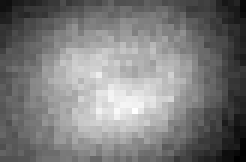
%> input picture exampleData/TIMEPOINT001_20130618_153706-9.tif, 41 x 27 px (shown 6 times larger)
$ octave --eval "result = spotFind3(imread('../exampleData/TIMEPOINT001_20130618_153706-9.tif'));"   (GNU Octave 9; MATLAB toolbox functions it lacks are replaced by stand-ins)
%> lines starting %> are read from the running program, lines starting %| are printed output that depends on the picture; in (x1, y1, x2, y2) boxes, pixels count from 0 and x2, y2 are one past the last pixel; in counts of white or black regions, pixels touching at a corner belong together; the program's own positions count from 1
### shae-miscTools/fileExchange/convnfft.m
% Original copyright (c) 2009, Bruno Luong
% All rights reserved.
% Modifications by Benjamin Bratton, 2012, see notes below.
function A = convnfft(A, B, shape, dims, options)
% CONVNFFT  FFT-BASED N-dimensional convolution.
%   C = CONVNFFT(A, B) performs the N-dimensional convolution of
%   matrices A and B. If nak = size(A,k) and nbk = size(B,k), then
%   size(C,k) = max([nak+nbk-1,nak,nbk]);
%
%   C = CONVNFFT(A, B, SHAPE) controls the size of the answer C:
%       'full'   - (default) returns the full N-D convolution
%       'same'   - returns the central part of the convolution that
%                  is the same size as A.
%       'valid'  - returns only the part of the result that can be
%                  computed without assuming zero-padded arrays.
%                  size(C,k) = max([nak-max(0,nbk-1)],0).
%
%   C = CONVNFFT(..., SHAPE, DIMS) with DIMS is vector of dimensions where
%       the convolution will be carried out. By default DIMS is
%       [1:max(ndims(A),ndims(B))] (all dimensions). A and B must have the
%       same lengths on other dimensions.
%   C = CONVNFFT(..., SHAPE, DIMS, GPU)
%       GPU is boolean flag, see next
%
%   C = CONVNFFT(..., SHAPE, DIMS, OPTIONS)
%
%   OPTIONS is structure with following optional fields
%       - 'GPU', boolean. If GPU is TRUE Jacket/GPU FFT engine will be used
%       By default GPU is FALSE.
%       - 'Power2Flag', boolean. If it is TRUE, use FFT with length rounded
%       to the next power-two. It is faster but requires more memory.
%       Default value is TRUE.
%       - 'KernelFourier', boolean. If it is TRUE, the kernel is already in
%       the fourier domain.
%
% Class support for inputs A,B:
% float: double, single
%
% METHOD: CONVNFFT uses Fourier transform (FT) convolution theorem, i.e.
%         FT of the convolution is equal to the product of the FTs of the
%         input functions.
%         In 1-D, the complexity is O((na+nb)*log(na+nb)), where na/nb are
%         respectively the lengths of A and B.
%
% Usage recommendation:
%         In 1D, this function is faster than CONV for nA, nB > 1000.
%         In 2D, this function is faster than CONV2 for nA, nB > 20.
%         In 3D, this function is faster than CONVN for nA, nB > 5.
%
% See also conv, conv2, convn.
%
%   Author: Bruno Luong <brunoluong@yahoo.com>
%   History:
%       Original: 21-Jun-2009
%       23-Jun-2009: correct bug when ndims(A)<ndims(B)
%       02-Sep-2009: GPU/JACKET option
%       04-Sep-2009: options structure
%       16-Sep-2009: inplace product
%       16-Aug-2012: BPB: without calls to inplaceprod for use without calling C code
%       17-Aug-2012: BPB: options parameters includes k space kernel

if nargin<3 || isempty(shape)
    shape = 'full';
end

if nargin<5 || isempty(options)
    options = struct();
elseif ~isstruct(options) % GPU options
    options = struct('GPU', options);
end

nd = max(ndims(A),ndims(B));
% work on all dimensions by default
if nargin<4 || isempty(dims)
    dims = 1:nd;
end
dims = reshape(dims, 1, []); % row (needed for for-loop index)

% GPU enable flag
GPU = getoption(options, 'GPU', false);
% Check if Jacket is installed
GPU = GPU && ~isempty(which('ginfo'));

% fourier transform of the kernel is saved and reused
kSpaceKernel = getoption(options,'FourierKernel',false);

% IFUN function will be used later to truncate the result
% M and N are respectively the length of A and B in some dimension
switch lower(shape)
    % full size
    case 'full',
        ifun = @(m,n) 1:m+n-1;
    % same as input
    case 'same',
        ifun = @(m,n) ceil((n-1)/2)+(1:m);
    % only valid
    case 'valid',
        ifun = @(m,n) n:m;
    otherwise
        error('convnfft: unknown shape %s', shape);
end


classA = class(A);
classB = class(B);


if not(kSpaceKernel);
    ABreal = isreal(A) && isreal(B);
else
    ABreal = isreal(A);
    % warn if real-ness of kernel is ignored
    if and(ABreal,isreal(B))
        warning('convnfft:realnessOfKernel',...
            ['Treating inputs as real even though the k space kernel is real',...
            ' and therefore the real space kernel complex'])
    end
end

% Special case, empty convolution, try to follow MATLAB CONVN convention
if any(size(A)==0) || any(size(B)==0)
    szA = zeros(1,nd); szA(1:ndims(A))=size(A);
    szB = zeros(1,nd); szB(1:ndims(B))=size(B);
    % Matlab wants these:
    szA = max(szA,1); szB = max(szB,1);
    szC = szA;
    for dim=dims
        szC(dim) = length(ifun(szA(dim),szB(dim)));
    end
    A = zeros(szC,classA); % empty -> return zeros
    return
end

power2flag = getoption(options, 'Power2Flag', true);
if power2flag
    % faster FFT if the dimension is power of 2
    lfftfun = @(l) 2^nextpow2(l);
else
    % slower, but smaller temporary arrays
    lfftfun = @(l) l;
end

if GPU % GPU/Jacket FFT
    if kSpaceKernel
        error('convnfft:invalidCombination','k space kernels and GPU support cannot be used at the same time');
    end

    if strcmp(classA,'single')
        A = gsingle(A);
    else
        A = gdouble(A);
    end
    if strcmp(classB,'single')
        B = gsingle(B);
    else
        B = gdouble(B);
    end
    % Do the FFT
    subs(1:ndims(A)) = {':'};
    for dim=dims
        % compute the FFT length
        if kSpaceKernel % if the kernel is in kspace, use its size
            l = size(B,dim);
        else
            m = size(A,dim);
            n = size(B,dim);
            l = lfftfun(m+n-1);
        end
        % We need to swap dimensions because GPU FFT works along the
        % first dimension
        if dim~=1 % do the work when only required
            swap = 1:nd;
            swap([1 dim]) = swap([dim 1]);
            A = permute(A, swap);
            B = permute(B, swap);
        end
        A = fft(A,l);
        B = fft(B,l);
        subs{dim} = ifun(m,n);
    end
else % Matlab FFT
    % Do the FFT
    subs(1:ndims(A)) = {':'};
    for dim=dims
        % compute the FFT length
        if kSpaceKernel
            m = size(A,dim);
            l = size(B,dim);
            n = l-m+1;
        else
            m = size(A,dim);
            n = size(B,dim);
            l = lfftfun(m+n-1);

        end
        % fft of input image
        A = fft(A,l,dim);
        % fft of convolution kernel
        if not(kSpaceKernel)
            B = fft(B,l,dim);
        end
        subs{dim} = ifun(m,n);

    end
end

if GPU
    A = A.*B;
    clear B
else
    % in place product using builtin matlab code
    A=A.*B;
end

% Back to the non-Fourier space
if GPU % GPU/Jacket FFT
    for dim=dims(end:-1:1) % reverse loop
        A = ifft(A,[]);
        % Swap back the dimensions
        if dim~=1 % do the work when only required
            swap = 1:nd;
            swap([1 dim]) = swap([dim 1]);
            A = permute(A, swap);
        end
    end
else % Matlab IFFT
    A = ifftn(A);
end

% Truncate the results
if ABreal
    % Make sure the result is real
    A = real(A(subs{:}));
else
    A = A(subs{:});
end

% GPU/Jacket
if GPU
    % Cast the type back
    if strcmp(class(A),'gsingle')
        A = single(A);
    else
        A = double(A);
    end
end

end % convnfft


%% Get defaut option
function value = getoption(options, name, defaultvalue)
% function value = getoption(options, name, defaultvalue)
    value = defaultvalue;
    fields = fieldnames(options);
    found = strcmpi(name,fields);
    if any(found)
        i = find(found,1,'first');
        if ~isempty(options.(fields{i}))
            value = options.(fields{i});
        end
    end
end

### shae-miscTools/normalizeRange.m
function V=normalizeRange(X)
%The function takes a scalar or nd matrix X and normalize the matrix to a
%minimum of 0 and a maximum of 1. If all the values in the matrix are the
%same, they are all replaced with ones.

L=numel(X);
XX=reshape(X,1,L);
if max(XX)==min(XX)
    V=ones(size(X));
else
V=(X-min(XX))/(max(XX)-min(XX));
end

### shae-miscTools/imageUtilities/hessianMatrix.m
function [H,D]=hessianMatrix(A,h)
% function computes the hessian matrix of A at all points answer is output
% as a cell array. Also computes the divergence,D. input matrix A can be
% either 2 or 3D, h is the smoothing distance over which to take descrete
% differences. The outputs are in the form of cell arrays.

if nargin==1
    h=1;
end
if ndims(A)==3
[Ay,Ax,Az]=gradient(A,h);
[Axy,Axx,Axz]=gradient(Ax,h);
[Ayy,Ayx,Ayz]=gradient(Ay,h);
[Azy,Azx,Azz]=gradient(Az,h);

H{1,1}=Axx; H{1,2}=Ayx; H{1,3}=Azx;
H{2,1}=Axy; H{2,2}=Ayy; H{2,3}=Azy;
H{3,1}=Axz; H{3,2}=Ayz; H{3,3}=Azz;

D{1,1}=Ax; D{1,2}=Ay; D{1,3}=Az;

elseif ndims(A)==2
[Ay,Ax]=gradient(A,h);
[Axy,Axx]=gradient(Ax,h);
[Ayy,Ayx]=gradient(Ay,h);


H{1,1}=Axx; H{1,2}=Ayx;
H{2,1}=Axy; H{2,2}=Ayy;

D{1,1}=Ax; D{1,2}=Ay;
end

### shae-miscTools/imageUtilities/hessianEig.m
function [ Heig ,HeigVec ] = hessianEig( H ,Hmask)

%UNTITLED Summary of this function goes here
%   Calculates eigenvalues of the hessian matrix H

if nargin==1
    Hmask=true(size(H{1,1}));
else
    Hmask=Hmask>0;
end
Hsize=size(H{1,1});
Hind=find(Hmask);
if numel(Hsize)==3
  %  [Hmaskx,Hmasky,Hmaskz]=ind2sub(Hsize,Hind);

    Hlin=cellfun(@(x) reshape(x,1,1,[]),H,'UniformOutput',false);
    Hlin=cell2mat(Hlin);
    Heig=zeros(Hsize(1),Hsize(2),Hsize(3),3);
    [V,D]=eig3D(Hlin(:,:,Hind));


%            Heig(:,:,:,1)=reshape(D(1,1,:),Hsize);
%            Heig(:,:,:,2)=reshape(D(1,2,:),Hsize);
%            Heig(:,:,:,3)=reshape(D(1,3,:),Hsize);
for i=1:3
    htemp=zeros(Hsize);
    htemp(Hmask)=D(1,i,:);
    Heig(:,:,:,i)=htemp;
    if nargout==2
    for j=1:3

           HeigVec{i,j}=reshape(V(i,j,:),Hsize);
    end
    end

end


elseif numel(Hsize)==2
        [Hmaskx,Hmasky]=ind2sub(Hsize,Hind);

    Hlin=cellfun(@(x) reshape(x,1,1,[]),H,'UniformOutput',false);
    Hlin=cell2mat(Hlin);
    Heig=zeros(Hsize(1),Hsize(2),2);


            [V,D]=eig2D(Hlin(:,:,Hind));


for i=1:2
    htemp=zeros(Hsize);
    htemp(Hmask)=D(1,i,:);
    Heig(:,:,i)=htemp;
    if nargout==2
    for j=1:2

           HeigVec{i,j}=reshape(V(i,j,:),Hsize);
    end
    end

end

end

if nargout==2


end


end

function [vec,v]=eig2D(A)
%finds eigenvectors and eigen values of large set of 2x2 matricies, in put
%A is a 2x2xn matrix, output is v, a 1x2xn matrix of eigenvalues in
%descending order, vec is a 2x2xn matrix with corresponding eigenvectors.
a=A(1,1,:);b=A(1,2,:);c=A(2,1,:);d=A(2,2,:);
vec=zeros(2,2,size(A,3));
T=a+d;D=a.*d-b.*c;
desc=sqrt(T.^2-4*(D));
v=[(T+desc)/2,(T-desc)/2];
vec(:,1,:)=bsxfun(@rdivide,[ones(size(b)),-b./(a-v(1,1,:))],(1+(b./(a-v(1,1,:))).^2).^.5);
vec(:,2,:)=bsxfun(@rdivide,[ones(size(b)),-b./(a-v(1,2,:))],(1+(b./(a-v(1,2,:))).^2).^.5);
end

% [54 lines left out: function eig3D, not called in this run]

### CellShapeDetector/spotFind3.m
function fe=spotFind3(Fin)
%finds spots on the unwrap cell contour. The output is the unwrap
%replicated 3x. The segmentation uses first performs a bandpass filter and
%then finds spots using 2 thresholds, 1 global and one moving. Circular
%boundary conditions are accounted for for spots that extend past the edge.
%end
gkernel=convnfft(gausswin(5),gausswin(5)');
globalthresh=.1;
Fin=normalizeRange(Fin);
%> in normalizeRange, `XX=reshape(X,1,L);`: XX = 1107 values, max 3274.1 at index 613, min 1045.1 at index 1080, mean 2129.2

%replicate 3x for boundary
Finm=[Fin;Fin;Fin];

Finm=convnfft(Finm,gkernel,'same');
Finm=imtophat(Finm,strel('disk',10));


%Finm=wiener2(Finm,3);
%repeat middle section 3x and use moving threshold
Finm=Finm(size(Fin,1)+1:2*size(Fin,1),:);
Finm=normalizeRange(Finm);


H=hessianMatrix([Finm;Finm;Finm],1);
Heig=hessianEig(H);
Htrace=sum(Heig,3);

FM=Htrace<0 & [Finm;Finm;Finm]>globalthresh;
%select only middle section
FM=repmat(FM(size(Finm,1)+1:2*size(Finm,1),:),[3,1]);

%pad ends, open, and remove sides, leaving top and bototm
FM=padarray(FM,[3,1],0,'both');
%FM=bwmorph(FM,'open');
FM=FM(4:end-3,:);
FM=FM(:,2:end-1);

%subIm=FM.*[Fin;Fin;Fin];
subIm=bwdist(~FM);
%subIm=windowNormalize(subIm,15);
    subIm=imhmax(subIm,.7);

 fshed=(watershed(-subIm)>0);
 FM(~fshed)=0;

%for structures that are completely circumferential, add back later
FZ2=bwlabel(FM);
FM2=(FZ2~=0 & FZ2==circshift(FZ2,[size(FZ2,1)/3,0]));

FM=bwmorph(FM,'fill');
FM=repmat(FM(size(Finm,1)+1:2*size(Finm,1),:),[3,1]);
FM=padarray(FM,[0,1],0,'both');
FM=imclearborder(FM,8);
FM=FM(:,2:end-1);

FM=FM+FM2;

FZ=bwlabel(FM,4);
%for very long structures that would get removed by imclearborder, add them
%back later
FZ1=FZ(1:size(Fin,1),:);
FZ2=FZ(2*size(Fin,1)+1:end,:);
FZ3=FZ1.*(FZ1==FZ2);

%using circshift, average the mask labels over whole rotations. sqrt makes
% it so labels stay unique.
FZ=sqrt(FZ)*100;
FZ=round(FZ);
FZ=(FZ+circshift(FZ,[size(FZ,1)/3,0])+circshift(FZ,[-size(FZ,1)/3,0]));

FZ=padarray(FZ,[0,1],0,'both');

FZ=imclearborder(FZ,4);
FZ=FZ(:,2:end-1);

FZ=FZ+[FZ3;FZ3;FZ3];
regionLabels=unique(FZ(:));
regionLabels(regionLabels==0)=[];


Fin=[Fin;Fin;Fin];

if isempty(regionLabels)

    FZ=bwlabel(FM);
FZ=padarray(FZ,[0,1],0,'both');
FZ=(FZ+circshift(FZ,[size(FZ,1)/3,0])+circshift(FZ,[-size(FZ,1)/3,0]));
FZ=FZ(:,2:end-1);
FZ=FZ(1:size(Fin,1),:);
regionLabels=unique(FZ(:));
regionLabels(regionLabels==0)=[];
end

if isempty(regionLabels)
    G2=zeros(size(Fin,1),2*size(Fin,2));
    F2=zeros(size(Fin,1),2*size(Fin,2));
end


%%check subimages and split them if needed.
for areas=1:length(regionLabels)


    reg = (FZ==regionLabels(areas));
    reg =bwlabel(reg);
    reg=(reg==min(max(reg(:)),2));

    FZ(FZ==regionLabels(areas) &~reg)=0;
end


%Area Filter

for areas=1:length(regionLabels);
    A=sum(sum(FZ==regionLabels(areas)));
    if A<20
        FZ(FZ==regionLabels(areas))=0;
        regionLabels(areas)=0;
    end
end

regionLabels(regionLabels==0)=[];
%FZ=imclearborder(FZ,8);
FZ=imfill(FZ,'holes');
fe=bwlabel(FZ,4);
%> call 2 of convnfft, with shape = 'same'
%> in convnfft (call 2), `ABreal = isreal(A) && isreal(B);`: ABreal = true
%> after the loop in convnfft (call 2), `for dim=dims`: subs = 2 items
%> in convnfft (call 2), `A = ifftn(A);`:
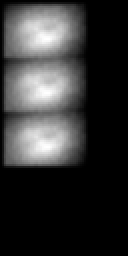
%> A: size 128x64 single (shown 2 times larger); min -3.58e-07, max 3.79, mean 0.791; drawn with min black and max white
%> in spotFind3, `Finm=Finm(size(Fin,1)+1:2*size(Fin,1),:);`:
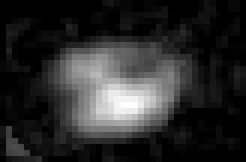
%> Finm: size 27x41 single (shown 6 times larger); min 0, max 1.48, mean 0.25; drawn with min black and max white
%> in hessianMatrix, `[Ayy,Ayx]=gradient(Ay,h);`:
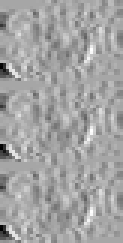
%> Ayy: size 81x41 single (shown 3 times larger); min -0.186, max 0.0998, mean -0.0027; drawn with min black and max white
%> in spotFind3, `H=hessianMatrix([Finm;Finm;Finm],1);`: H = 4 items
%> in hessianEig, `Hmask=true(size(H{1,1}));`: Hmask: size 81x41 logical; every value is 1
%> in hessianEig, `Hsize=size(H{1,1});`: Hsize = [81 41]
%> in hessianEig, `Hind=find(Hmask);`: Hind = 3321 values from 1 to 3321
%> in hessianEig, `[Hmaskx,Hmasky]=ind2sub(Hsize,Hind);`: Hmaskx = 3321 values, max 81 at index 81, min 1 at index 1, mean 41; Hmasky = 3321 values from 1 to 41
%> in hessianEig, `Hlin=cellfun(@(x) reshape(x,1,1,[]),H,'UniformOutput',false);`: Hlin = 4 items
%> in eig2D, `a=A(1,1,:)`: a = 3321 values, max 0.0919 at index 1645, min -0.149 at index 405, mean -0.000221
%> in eig2D, `b=A(1,2,:)`: b = 3321 values, max 0.141 at index 405, min -0.125 at index 81, mean 1.6e-05
%> in eig2D, `c=A(2,1,:)`: c has the same summary as b
%> in eig2D, `d=A(2,2,:)`: d = 3321 values, max 0.0998 at index 2447, min -0.186 at index 23, mean -0.0027
%> in eig2D, `T=a+d`: T = 3321 values, max 0.144 at index 485, min -0.247 at index 187, mean -0.00292
%> in eig2D, `D=a.*d-b.*c`: D = 3321 values, max 0.0113 at index 187, min -0.0207 at index 405, mean -2.39e-05
%> in eig2D, `desc=sqrt(T.^2-4*(D));`: desc = 3321 values, max 0.322 at index 405, min 0 at index 1, mean 0.0402
%> after the loop in hessianEig, `for i=1:2`:
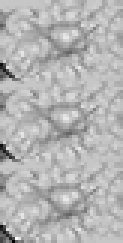
%> htemp: size 81x41 double (shown 3 times larger); min -0.233, max 0.066, mean -0.0215; drawn with min black and max white
%> in spotFind3, `FM=Htrace<0 & [Finm;Finm;Finm]>globalthresh;`: FM: size 81x41 logical; 24.8% white; 42 white regions (39 under 20 px), largest, box (x1, y1, x2, y2) and area: (7, 6, 34, 23) 233, (7, 33, 34, 50) 233, (7, 60, 34, 77) 233
%> in spotFind3, `FM=padarray(FM,[3,1],0,'both');`: FM: size 87x43 logical; 22% white; 42 white regions (39 under 20 px), largest, box (x1, y1, x2, y2) and area: (8, 9, 35, 26) 233, (8, 36, 35, 53) 233, (8, 63, 35, 80) 233
%> in spotFind3, `FM=FM(4:end-3,:);`: FM: size 81x43 logical; 23.6% white; 42 white regions (39 under 20 px), largest, box (x1, y1, x2, y2) and area: (8, 6, 35, 23) 233, (8, 33, 35, 50) 233, (8, 60, 35, 77) 233
%> in spotFind3, `fshed=(watershed(-subIm)>0);`: fshed: size 81x41 logical; 75.8% white; black in thin lines or dots
%> in spotFind3, `FM(~fshed)=0;`: FM: size 81x41 logical; 23.8% white; 51 white regions (42 under 20 px), largest, box (x1, y1, x2, y2) and area: (10, 13, 30, 23) 114, (10, 40, 30, 50) 114, (10, 67, 30, 77) 114
%> in spotFind3, `FZ2=bwlabel(FM);`: FZ2: size 81x41 double; 52 distinct labels, from 0 to 51
%> in spotFind3, `FM2=(FZ2~=0 & FZ2==circshift(FZ2,[size(FZ2,1)/3,0]));`: FM2: size 81x41 logical; every value is 0
%> in spotFind3, `FM=padarray(FM,[0,1],0,'both');`: FM: size 81x43 logical; 22.7% white; 51 white regions (42 under 20 px), largest, box (x1, y1, x2, y2) and area: (11, 13, 31, 23) 114, (11, 40, 31, 50) 114, (11, 67, 31, 77) 114
%> in spotFind3, `FZ=bwlabel(FM,4);`: FZ: size 81x41 double; 60 distinct labels, from 0 to 59
%> in spotFind3, `FZ1=FZ(1:size(Fin,1),:);`: FZ1: size 27x41 double; 21 distinct labels, from 0 to 57
%> in spotFind3, `FZ2=FZ(2*size(Fin,1)+1:end,:);`: FZ2: size 27x41 double; 20 distinct labels, from 0 to 59
%> in spotFind3, `FZ3=FZ1.*(FZ1==FZ2);`: FZ3: size 27x41 double; every value is 0
%> in spotFind3, `FZ=round(FZ);`: FZ: size 81x41 double; 60 distinct labels, from 0 to 768
%> in spotFind3, `FZ=(FZ+circshift(FZ,[size(FZ,1)/3,0])+circshift(FZ,[-size(FZ,1)/3,0]));`: FZ: size 81x41 double; 21 distinct labels, from 0 to 2285
%> in spotFind3, `FZ=padarray(FZ,[0,1],0,'both');`:
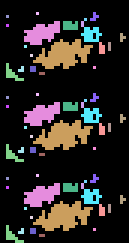
%> FZ: size 81x43 double (shown 3 times larger); 21 distinct labels, from 0 to 2285; one colour per label, 0 black
%> in spotFind3, `FZ=imclearborder(FZ,4);`: FZ: size 81x43 double; 21 distinct labels, from 0 to 2285
%> in spotFind3, `FZ=FZ(:,2:end-1);`: FZ: size 81x41 double; 21 distinct labels, from 0 to 2285
%> in spotFind3, `regionLabels=unique(FZ(:));`: regionLabels = 21 values from 0 to 2285
%> the loop in spotFind3, `for areas=1:length(regionLabels)` made 20 passes
%> after the loop in spotFind3, `for areas=1:length(regionLabels)`:
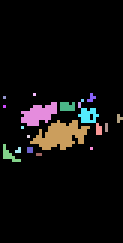
%> FZ: size 81x41 double (shown 3 times larger); 21 distinct labels, from 0 to 2285; one colour per label, 0 black
%> the loop in spotFind3, `for areas=1:length(regionLabels);` made 20 passes
%> A on passes 1 to 12: 14, 1, 1, 3, 60, 1, 1, 4, 114, 1, 2, 14
%> after the loop in spotFind3, `for areas=1:length(regionLabels);`:
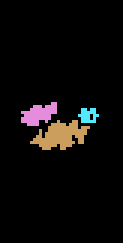
%> FZ: size 81x41 double (shown 3 times larger); 4 distinct labels, from 0 to 1872; one colour per label, 0 black
%> after the loop in spotFind3, `for areas=1:length(regionLabels);`: regionLabels = 20 values, max 1872 at index 14, min 0 at index 1, mean 224.6
